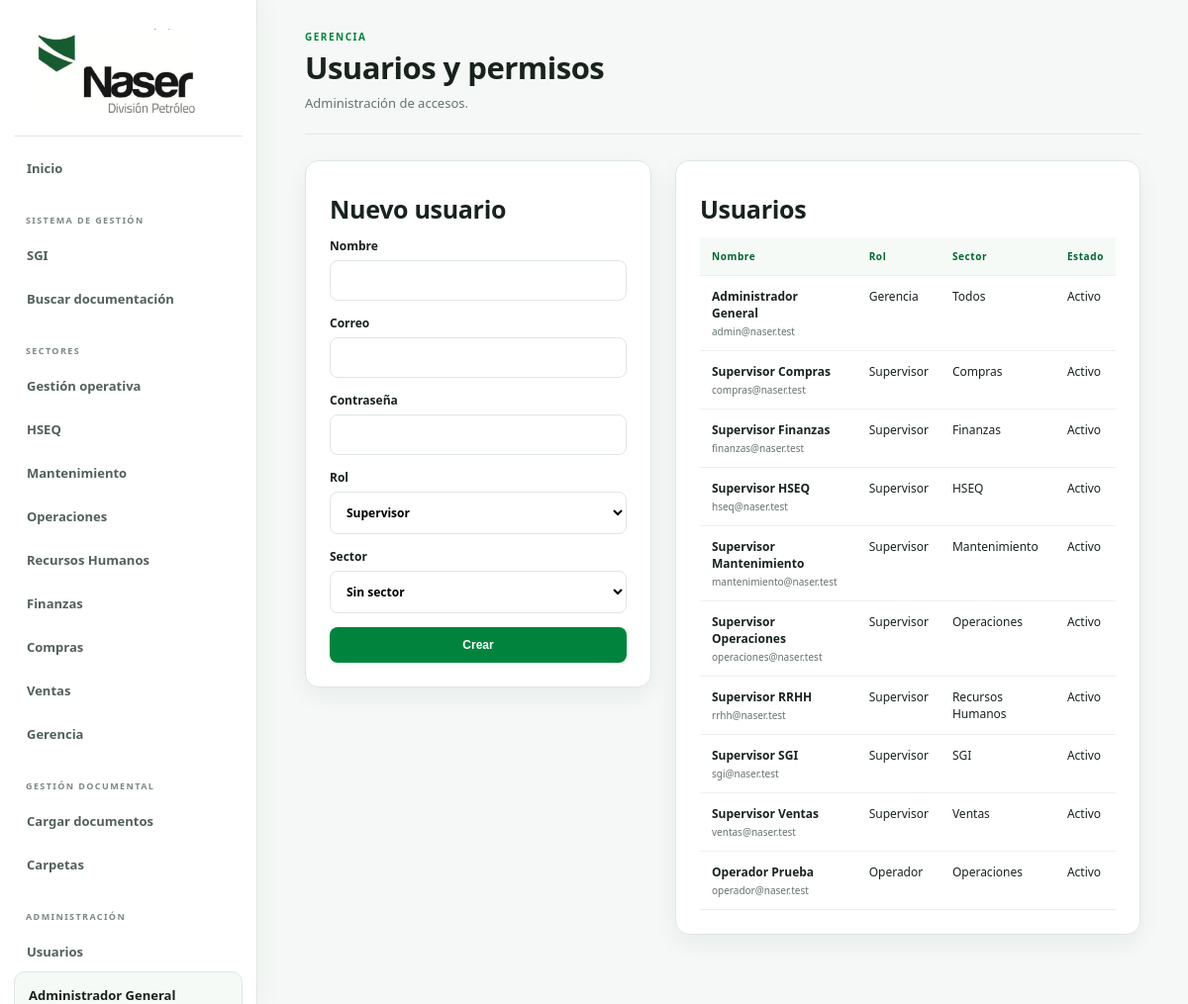
The app's page /php/admin/usuarios.php (signed in) with its own data.
### tables this page shows
CREATE TABLE sectores(
 id INT AUTO_INCREMENT PRIMARY KEY,
 nombre VARCHAR(100) NOT NULL,
 slug VARCHAR(100) NOT NULL UNIQUE,
 orden INT NOT NULL DEFAULT 0
);

CREATE TABLE usuarios(
 id INT AUTO_INCREMENT PRIMARY KEY,
 nombre VARCHAR(120) NOT NULL,
 email VARCHAR(160) NOT NULL UNIQUE,
 password VARCHAR(255) NOT NULL,
 rol ENUM('admin','supervisor','ventas','operador','usuario') NOT NULL DEFAULT 'operador',
 activo TINYINT(1) NOT NULL DEFAULT 1
);

### php/config/auth.php (called while the page is built, shortened)
<?php
function esAdmin(){return ($_SESSION['rol']??'')==='admin';}
function puedeGestionarDocumentos($pdo){
 if(esAdmin()) return true;
 $st=$pdo->prepare('SELECT 1 FROM usuario_sector WHERE usuario_id=? AND puede_editar=1 LIMIT 1');
 $st->execute([$_SESSION['usuario_id']??0]);
 return (bool)$st->fetchColumn();
}

### php/admin/usuarios.php (the view, shortened to what this page needs)
<?php
require __DIR__.'/../config/auth.php';requireAdmin();require __DIR__.'/../config/db.php';require __DIR__.'/../config/layout.php';
$sectores=$pdo->query("SELECT * FROM sectores WHERE slug<>'gerencia' ORDER BY orden")->fetchAll();$msg='';
$usuarios=$pdo->query("SELECT u.*,(SELECT s.nombre FROM usuario_sector us JOIN sectores s ON s.id=us.sector_id WHERE us.usuario_id=u.id ORDER BY us.puede_editar DESC,s.orden LIMIT 1) sector FROM usuarios u ORDER BY FIELD(u.rol,'admin','supervisor','operador'),u.nombre")->fetchAll();
?><!doctype html><html lang="es"><head><meta charset="utf-8"><link rel="stylesheet" href="../../style.css"></head><body><div class="app"><?php sidebar($pdo,'usuarios');?><main class="content"><header class="section-top"><div><p class="eyebrow">GERENCIA</p><h1>Usuarios y permisos</h1><p>Administración de accesos.</p></div></header><?php if($msg):?><div class="alert success"><?=$msg?></div><?php endif;?><div class="admin-layout"><section class="form-panel"><h2>Nuevo usuario</h2><form method="post" class="form-grid"><input type="hidden" name="accion" value="crear"><label>Nombre<input name="nombre" required></label><label>Correo<input type="email" name="email" required></label><label>Contraseña<input type="password" name="password" required></label><label>Rol<select name="rol"><option value="supervisor">Supervisor</option><option value="operador">Operador</option><option value="admin">Gerencia/Admin</option></select></label><label>Sector<select name="sector_id"><option value="0">Sin sector</option><?php foreach($sectores as $s):?><option value="<?=$s['id']?>"><?=htmlspecialchars($s['nombre'])?></option><?php endforeach;?></select></label><button class="btn primary">Crear</button></form></section><section class="table-panel"><h2>Usuarios</h2><div class="table-wrap"><table><thead><tr><th>Nombre</th><th>Rol</th><th>Sector</th><th>Estado</th></tr></thead><tbody><?php foreach($usuarios as $u):?><tr><td><strong><?=htmlspecialchars($u['nombre'])?></strong><small><?=htmlspecialchars($u['email'])?></small></td><td><?=htmlspecialchars($u['rol']==='admin'?'Gerencia':ucfirst($u['rol']))?></td><td><?=htmlspecialchars($u['rol']==='admin'?'Todos':($u['sector']??'Sin asignar'))?></td><td><?=$u['activo']?'Activo':'Inactivo'?></td></tr><?php endforeach;?></tbody></table></div></section></div></main></div></body></html>

### php/config/layout.php
<?php
function sidebar($pdo,$active=''){
$rol=$_SESSION['rol']??'';
if($rol==='admin'){$sectores=$pdo->query("SELECT id,nombre,slug FROM sectores WHERE slug<>'sgi' ORDER BY orden")->fetchAll();}
else{$st=$pdo->prepare("SELECT s.id,s.nombre,s.slug FROM usuario_sector us JOIN sectores s ON s.id=us.sector_id WHERE us.usuario_id=? AND us.puede_ver=1 AND s.slug<>'sgi' ORDER BY s.orden");$st->execute([$_SESSION['usuario_id']]);$sectores=$st->fetchAll();}
$puedeDocs=puedeGestionarDocumentos($pdo);
?>
<aside class="sidebar">
<a class="brand-panel" href="/naser/php/dashboard.php"><img src="/naser/img/logo-naser.png" alt="NASER"></a>
<nav class="side-nav">
<a class="<?=$active==='inicio'?'active':''?>" href="/naser/php/dashboard.php">Inicio</a>
<div class="nav-label">SISTEMA DE GESTIÓN</div>
<a class="<?=$active==='sgi'?'active':''?>" href="/naser/php/sgi.php">SGI</a>
<a href="/naser/php/buscar.php">Buscar documentación</a>
<div class="nav-label">SECTORES</div>
<a class="<?=$active==='operaciones'?'active':''?>" href="/naser/php/operaciones.php">Gestión operativa</a>
<?php foreach($sectores as $s):?><a class="<?=$active===$s['slug']?'active':''?>" href="/naser/php/sector.php?sector=<?=urlencode($s['slug'])?>"><?=htmlspecialchars($s['nombre'])?></a><?php endforeach;?>
<?php if($puedeDocs):?><div class="nav-label">GESTIÓN DOCUMENTAL</div><a href="/naser/php/admin/documentos.php">Cargar documentos</a><a href="/naser/php/admin/carpetas.php">Carpetas</a><?php endif;?>
<?php if($rol==='admin'):?><div class="nav-label">ADMINISTRACIÓN</div><a href="/naser/php/admin/usuarios.php">Usuarios</a><?php endif;?>
</nav>
<div class="sidebar-user"><strong><?=htmlspecialchars($_SESSION['nombre'])?></strong><span><?=htmlspecialchars($rol==='admin'?'Gerencia':ucfirst($rol))?></span><a href="/naser/php/logout.php">Cerrar sesión</a></div>
</aside><?php } ?>

### style.css (style rules this page uses)
* { box-sizing:border-box;margin:0;padding:0 }
:root { --green:#00843d;--green-dark:#00652f;--green-soft:#e8f6ee;--green-bg:#f5faf7;--text:#18231d;--muted:#65736b;--border:#dfe7e2;--bg:#f5f8f6;--white:#fff;--shadow:0 8px 24px rgba(18,45,29,.06) }
body { font-family:Segoe UI,Arial,sans-serif;background:var(--bg);color:var(--text) }
a { color:inherit }
.app { min-height:100vh }
.sidebar { position:fixed;inset:0 auto 0 0;width:260px;background:#fff;border-right:1px solid var(--border);padding:18px 14px;display:flex;flex-direction:column;box-shadow:6px 0 24px rgba(22,45,32,.04);overflow:auto }
.brand-panel { display:flex;align-items:center;justify-content:center;min-height:120px;border-bottom:1px solid var(--border);margin-bottom:12px }
.brand-panel img { width:215px;height:98px;object-fit:contain }
.side-nav { display:grid;gap:4px }
.side-nav a { text-decoration:none;color:#526159;padding:11px 13px;border-radius:8px;font-size:13px;font-weight:650;transition:.18s }
.nav-label { margin-top:14px;padding:8px 12px 5px;color:#7d8982;font-size:9px;font-weight:900;letter-spacing:1.4px }
.sidebar-user { margin-top:auto;background:var(--green-bg);border:1px solid var(--border);border-radius:11px;padding:14px }
.sidebar-user strong,.sidebar-user span { display:block }
.sidebar-user strong { font-size:13px }
.content { margin-left:260px;padding:30px 4% 70px }
.topbar,.section-top { display:flex;align-items:flex-start;justify-content:space-between;gap:20px;padding-bottom:22px;margin-bottom:26px;border-bottom:1px solid var(--border) }
.topbar h1,.section-top h1 { font-size:31px;letter-spacing:-.5px;margin:3px 0 6px }
.topbar p,.section-top p { color:var(--muted);font-size:13px }
.eyebrow { color:var(--green)!important;font-size:10px!important;font-weight:900!important;letter-spacing:1.5px!important }
.fleet-panel,.policy-panel,.activity-panel,.form-panel,.table-panel { background:#fff;border:1px solid var(--border);border-radius:14px;box-shadow:var(--shadow) }
.fleet-copy h2,.policy-panel h2,.section-head h2,.form-panel h2,.table-panel h2,.activity-panel h2 { font-size:25px;margin:7px 0 12px;letter-spacing:-.3px }
.btn { display:inline-flex;align-items:center;justify-content:center;padding:10px 14px;border-radius:8px;border:1px solid transparent;text-decoration:none;font-weight:800;font-size:12px;cursor:pointer }
.btn.primary { background:var(--green);color:#fff }
.admin-layout { display:grid;grid-template-columns:350px 1fr;gap:24px;align-items:start }
.form-panel,.table-panel { padding:24px }
.form-grid { display:grid;gap:14px }
.form-grid label { display:grid;gap:6px;font-size:12px;font-weight:800 }
.form-grid input,.form-grid select,.form-grid textarea,.form-row input,.form-row select { width:100%;padding:11px 12px;border:1px solid var(--border);border-radius:8px;background:#fff;font:inherit }
.table-wrap { overflow:auto }
table { width:100%;border-collapse:collapse }
th,td { text-align:left;padding:12px;border-bottom:1px solid #edf1ee;font-size:12px;vertical-align:top }
th { background:var(--green-bg);color:var(--green-dark);font-size:10px;letter-spacing:.6px }
td small { display:block;color:var(--muted);margin-top:3px }

### records on screen
sectores: nombre "HSEQ"
sectores: nombre "Mantenimiento"
sectores: nombre "Operaciones"
sectores: nombre "Recursos Humanos"
sectores: nombre "Finanzas"
sectores: nombre "Compras"
sectores: nombre "Ventas"
sectores: nombre "Gerencia"
usuarios: nombre "Administrador General", email "admin@naser.test", rol "Gerencia", rol "Todos", activo "Activo"
usuarios: nombre "Supervisor Compras", email "compras@naser.test", rol "Supervisor", sector "Compras", activo "Activo"
usuarios: nombre "Supervisor Finanzas", email "finanzas@naser.test", rol "Supervisor", sector "Finanzas", activo "Activo"
usuarios: nombre "Supervisor HSEQ", email "hseq@naser.test", rol "Supervisor", sector "HSEQ", activo "Activo"
usuarios: nombre "Supervisor Mantenimiento", email "mantenimiento@naser.test", rol "Supervisor", sector "Mantenimiento", activo "Activo"
usuarios: nombre "Supervisor Operaciones", email "operaciones@naser.test", rol "Supervisor", sector "Operaciones", activo "Activo"
usuarios: nombre "Supervisor RRHH", email "rrhh@naser.test", rol "Supervisor", sector "Recursos Humanos", activo "Activo"
usuarios: nombre "Supervisor SGI", email "sgi@naser.test", rol "Supervisor", sector "SGI", activo "Activo"
usuarios: nombre "Supervisor Ventas", email "ventas@naser.test", rol "Supervisor", sector "Ventas", activo "Activo"
usuarios: nombre "Operador Prueba", email "operador@naser.test", rol "Operador", sector "Operaciones", activo "Activo"

### other values on screen
$_SESSION['nombre'] "Administrador General"
